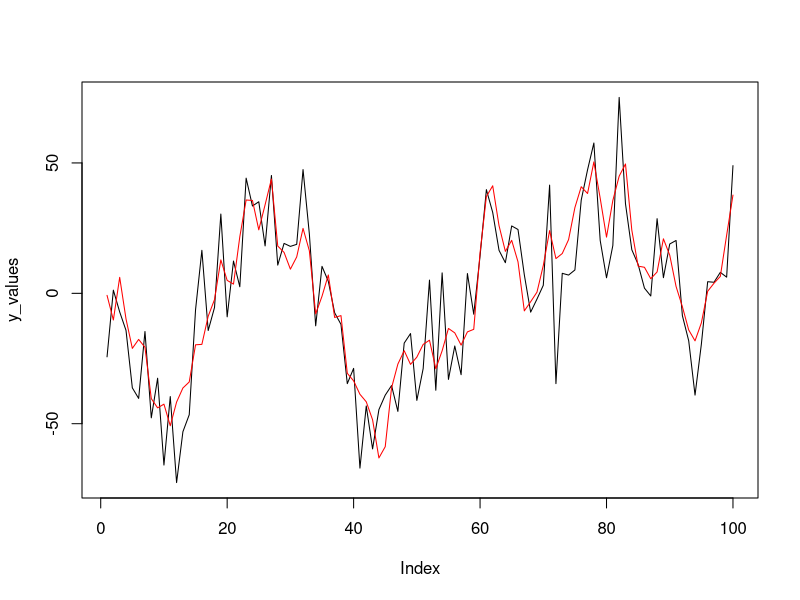
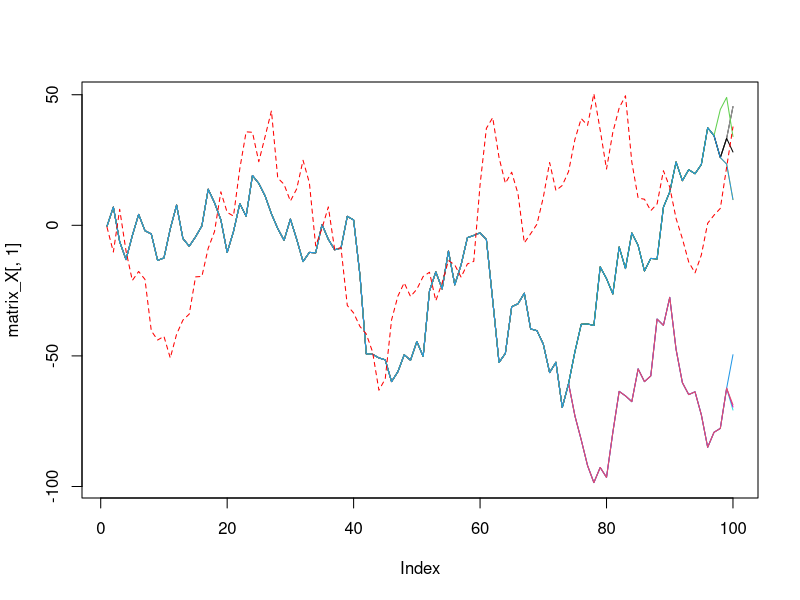

These charts were generated, in order, by the following R code:

##################################################################
# State space model - toy example
##################################################################

state_update = function(x_k, phi, mu, sigma){
  error_value = rnorm(1, mean=0, sd=1)
  x_k1 = mu + phi*(x_k-mu) + sigma*error_value
  return (x_k1)  
}

obs_update = function (x_k, phi, eta){
  error_value = rnorm(1, mean=0, sd=1)
  y_k = x_k + eta*error_value
  return (y_k)
}


##################################################################
# Generate some observations using the SSM
##################################################################

t = 100 # num of iters

# SSM params
phi = 0.95
mu = 0.9
sigma_2 = 100
sigma = sqrt(sigma_2)
eta_2 = (sigma_2/(1-phi^2))/5
eta = sqrt(eta_2)

# initialise process X (unobserved) and Y (observed)
x_values = vector(length = t) # to store process X in time
y_values= vector(length = t) # to store observations associated with X
x1 = rnorm(1, mean=0, sd=1) # pick starting point from rnorm 
x_values[1] = x1 # store starting point
y_values[1] = obs_update(x_k = x_values[1], phi=phi, eta=eta) # store first observation

# propogate X  and Y in time by SSM
for (i in 2:t){
  x_values[i] = state_update(x_k = x_values[i-1], phi=phi, mu=mu, sigma=sigma)
  y_values[i] = obs_update(x_k = x_values[i], phi=phi, eta=eta)
}

# plot the evolution of the process
plot(y_values, type= "l")
lines(x_values, col="red")


##################################################################
# Use SMC/particle filter to sample from underlying process X
##################################################################

# Initialise N particles
N = 10  #number of particles 
matrix_X = matrix(NA, ncol=N, nrow= t) # N particles at t timesteps
matrix_W = matrix(NA, ncol=N, nrow= t) # N weights at t timesteps
matrix_X[1,] = rnorm(N, mean=0, sd=1) # Initialise with proposal density

resample_count = 0

for (i in 1:t){
  if (i >= 2) { # All steps other than 1st
    matrix_X[i,] = sapply(X = matrix_X[i-1,], FUN = state_update, phi=phi, mu=mu, sigma=sigma)
  }
  
  prob_argument = (y_values[i]-matrix_X[i,])/eta
  weight  = dnorm(prob_argument, mean=0, sd=1) # weights here are from prob density g evaulated at y1|x_1 for all steps
  weight_norm = weight/sum(weight)
  matrix_W[i,] = weight_norm
  
  ESS = sum((matrix_W[i,])^2)^-1 
  
  if (ESS<N/2){
    resample_index = sample(1:N, replace=TRUE, prob=matrix_W[1,])
    matrix_X[,1:N] = matrix_X[,resample_index]
    resample_count = resample_count + 1
  }
}

cat(100.0*(resample_count / t), "% of timesteps we resample")


##################################################################
# Plot the particles trajectories in path space
##################################################################

# plot for the particles trajectories over the state space
plot(matrix_X[,1], type="l", ylim = c(min(matrix_X),max(matrix_X)))
for (i in 2:N){
  lines(matrix_X[,i], type="l", col=i+10)
}
lines(x_values, col="red", lty=2)


# kalman filter
#fkf(a0=x_values, as.matrix(1), as.matrix(mu-phi*mu), as.matrix(0), Tt=as.matrix(phi), Zt=as.matrix(1), HHt=as.matrix(sigma), GGt=as.matrix(eta), yt=as.matrix(y_values) )
